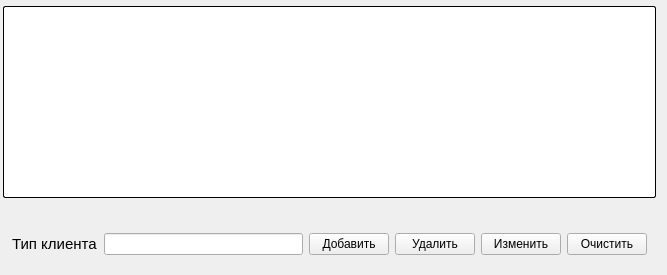
          <widget class="QWidget" name="tab_10">
           <attribute name="title">
            <string>Клиент</string>
           </attribute>
           <layout class="QGridLayout" name="gridLayout_10">
            <property name="leftMargin">
             <number>3</number>
            </property>
            <property name="topMargin">
             <number>6</number>
            </property>
            <item row="0" column="0">
             <widget class="QTableWidget" name="tableWidget_0">
              <property name="styleSheet">
               <string notr="true">background-color: rgb(255, 255, 255);
border-radius: 2px;      
  border-width: 1px;      
  border-color:  black;   
  border-style: outset;
</string>
              </property>
             </widget>
            </item>
            <item row="1" column="0">
             <widget class="QWidget" name="widget_11" native="true">
              <property name="styleSheet">
               <string notr="true"/>
              </property>
              <layout class="QGridLayout" name="gridLayout_4">
               <item row="0" column="0" colspan="6">
                <spacer name="horizontalSpacer_4">
                 <property name="orientation">
                  <enum>Qt::Horizontal</enum>
                 </property>
                 <property name="sizeHint" stdset="0">
                  <size>
                   <width>635</width>
                   <height>20</height>
                  </size>
                 </property>
                </spacer>
               </item>
               <item row="1" column="2">
                <widget class="QPushButton" name="pushBut">
                 <property name="styleSheet">
                  <string notr="true"/>
                 </property>
                 <property name="text">
                  <string>Добавить</string>
                 </property>
                </widget>
               </item>
               <item row="1" column="4">
                <widget class="QPushButton" name="pushBut2">
                 <property name="styleSheet">
                  <string notr="true"/>
                 </property>
                 <property name="text">
                  <string>Изменить</string>
                 </property>
                </widget>
               </item>
               <item row="1" column="5">
                <widget class="QPushButton" name="pushBut3">
                 <property name="styleSheet">
                  <string notr="true"/>
                 </property>
                 <property name="text">
                  <string>Очистить</string>
                 </property>
                </widget>
               </item>
               <item row="1" column="3">
                <widget class="QPushButton" name="pushBut1">
                 <property name="styleSheet">
                  <string notr="true"/>
                 </property>
                 <property name="text">
                  <string>Удалить</string>
                 </property>
                </widget>
               </item>
               <item row="1" column="0">
                <widget class="QLabel" name="label_40">
                 <property name="text">
                  <string>&lt;html&gt;&lt;head/&gt;&lt;body&gt;&lt;p&gt;&lt;span style=&quot; font-size:11pt;&quot;&gt;Тип клиента&lt;/span&gt;&lt;/p&gt;&lt;/body&gt;&lt;/html&gt;</string>
                 </property>
                </widget>
               </item>
               <item row="1" column="1">
                <widget class="QLineEdit" name="line2">
                 <property name="styleSheet">
                  <string notr="true"/>
                 </property>
                </widget>
               </item>
              </layout>
              <zorder>pushBut3</zorder>
              <zorder>pushBut2</zorder>
              <zorder>pushBut1</zorder>
              <zorder>pushBut</zorder>
              <zorder>horizontalSpacer_4</zorder>
              <zorder>line2</zorder>
              <zorder>label_40</zorder>
             </widget>
            </item>
           </layout>
          </widget>
